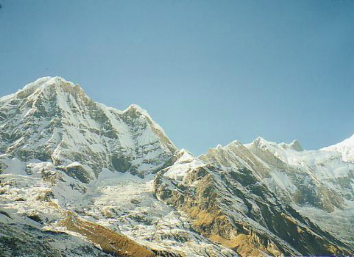
#> input picture Part2_Local features/img2.png, 354 x 258 px
$ python pano.py
#> lines starting #> are read from the running program, lines starting #| are printed output that depends on the picture
import cv2
import numpy as np
import matplotlib.pyplot as plt
img_ = cv2.imread('img2.png')
#> img_ is the input picture: shape (258, 354, 3); mean B, G, R 165.2, 162.9, 136.9
img1 = cv2.cvtColor(img_,cv2.COLOR_BGR2GRAY)
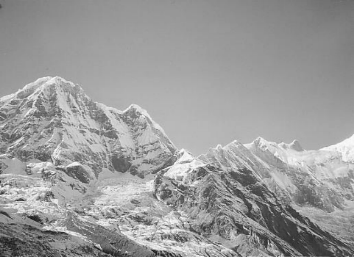
#> img1: shape (258, 354); min 17, max 255, mean 155.3
img = cv2.imread('img1.png')
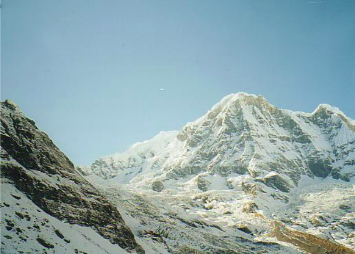
#> input picture Part2_Local features/img1.png, 355 x 254 px
#> img is the input picture: shape (254, 355, 3); mean B, G, R 169.6, 166.3, 141.2
img2 = cv2.cvtColor(img,cv2.COLOR_BGR2GRAY)
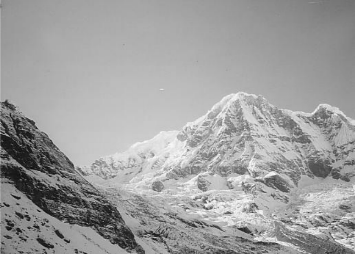
#> img2: shape (254, 355); min 9, max 250, mean 159.1
sift = cv2.xfeatures2d.SIFT_create()
# find the keypoints and descriptors with SIFT
kp1, des1 = sift.detectAndCompute(img1,None)
#> kp1 = 704 keypoints; strongest (x, y, size): (21, 199, 2.4), (148, 239, 2), (155, 252, 3.9), (154, 251, 2)
kp2, des2 = sift.detectAndCompute(img2,None)
#> kp2 = 647 keypoints; strongest (x, y, size): (8, 206, 1.9), (245, 230, 4.3), (240, 229, 2.1), (228, 213, 2.5)
bf = cv2.BFMatcher()
matches = bf.knnMatch(des1,des2, k=2)
#> matches = 704 matches
# Apply ratio test
good = []
for m,n in matches:
    if m.distance < 0.6*n.distance:
        good.append([m])
#> after the loop, good = 141 matches
matches = np.asarray(good)
if len(matches[:,0]) >= 4:
    src = np.float32([ kp1[m.queryIdx].pt for m in matches[:,0] ]).reshape(-1,1,2)
#> src = 141 rows, first 8: [11.89, 96.22], [12.15, 95.04], [12.63, 102.5], [13.61, 111], [15.96, 210.1], [16.81, 142], [18.01, 111.6], [19, 202.9]
    dst = np.float32([ kp2[m.trainIdx].pt for m in matches[:,0] ]).reshape(-1,1,2)
#> dst = 141 rows, first 8: [202.9, 118.3], [203.5, 116.6], [205.2, 123.7], [206.8, 131.6], [226, 223], [214.4, 159.2], [210.7, 131.5], [227, 216.1]
    H, masked = cv2.findHomography(src, dst, cv2.RANSAC, 5.0)
#> H = [[0.584, 0.136, 177.6], [-0.288, 0.865, 35.47], [-0.00109, -0.000136, 1]]; masked = 141 values from 1 to 1
#print H
else:
    raise AssertionError("Can’t find enough keypoints.")
dst = cv2.warpPerspective(img_,H,(img.shape[1] + img_.shape[1], img.shape[0]))
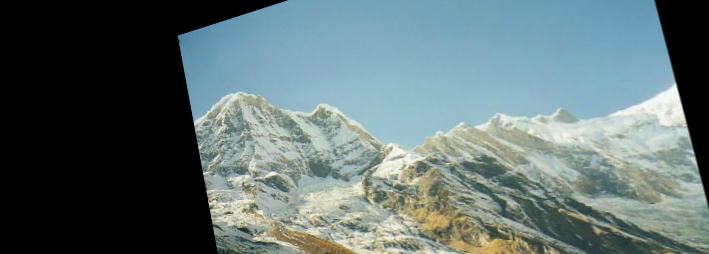
#> dst: shape (254, 709, 3); mean B, G, R 113.8, 113.1, 96.2
plt.subplot(122),plt.imshow(dst),plt.title('Warped Image')
plt.show()
plt.figure()
dst[0:img.shape[0], 0:img.shape[1]] = img
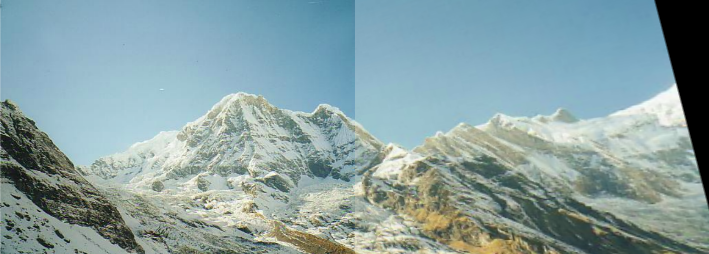
#> dst: shape (254, 709, 3); mean B, G, R 162.4, 160.4, 136.2
cv2.imwrite('output.png',dst)
plt.imshow(dst)
plt.show()
